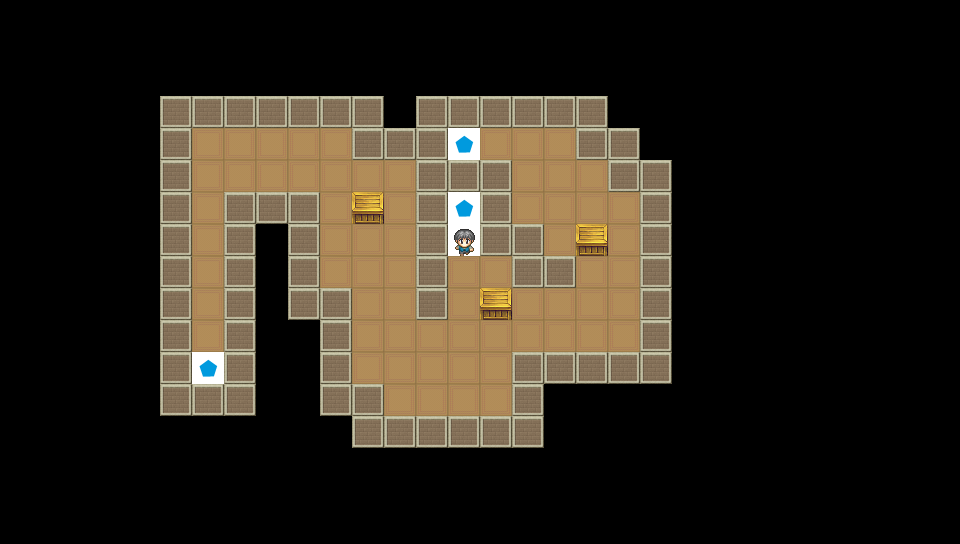

Rendered tile map (Tiled .tmx) drawn with the repository's tilesets; below, a short description and the full map source, tile grids included:
An orthogonal 30x17 tile map with 32x32 px tiles, 2 tile layers (GroundChip, GimmickChip).

<map version="1.5" tiledversion="1.7.0" orientation="orthogonal" renderorder="right-down" width="30" height="17" tilewidth="32" tileheight="32" infinite="0" nextlayerid="3" nextobjectid="1">
 <editorsettings>
  <export target="Stage5..csv" format="csv" />
 </editorsettings>
 <tileset firstgid="1" source="Chips.tsx" />
 <layer id="1" name="GroundChip" width="30" height="17">
  <data encoding="csv">
0,0,0,0,0,0,0,0,0,0,0,0,0,0,0,0,0,0,0,0,0,0,0,0,0,0,0,0,0,0,
0,0,0,0,0,0,0,0,0,0,0,0,0,0,0,0,0,0,0,0,0,0,0,0,0,0,0,0,0,0,
0,0,0,0,0,0,0,0,0,0,0,0,0,0,0,0,0,0,0,0,0,0,0,0,0,0,0,0,0,0,
0,0,0,0,0,3,3,3,3,3,3,3,0,3,3,3,3,3,3,0,0,0,0,0,0,0,0,0,0,0,
0,0,0,0,0,3,2,2,2,2,2,3,3,3,2,2,2,2,3,0,0,0,0,0,0,0,0,0,0,0,
0,0,0,0,0,3,2,2,2,2,2,2,2,3,3,3,2,2,3,3,3,0,0,0,0,0,0,0,0,0,
0,0,0,0,0,3,2,3,3,3,2,2,2,3,2,3,2,2,2,2,3,0,0,0,0,0,0,0,0,0,
0,0,0,0,0,3,2,3,0,3,2,2,2,3,2,3,3,2,2,2,3,0,0,0,0,0,0,0,0,0,
0,0,0,0,0,3,2,3,0,3,2,2,2,3,2,2,3,3,2,2,3,0,0,0,0,0,0,0,0,0,
0,0,0,0,0,3,2,3,0,3,3,2,2,3,2,2,2,2,2,2,3,0,0,0,0,0,0,0,0,0,
0,0,0,0,0,3,2,3,0,0,3,2,2,2,2,2,2,2,2,2,3,0,0,0,0,0,0,0,0,0,
0,0,0,0,0,3,2,3,0,0,3,2,2,2,2,2,3,3,3,3,3,0,0,0,0,0,0,0,0,0,
0,0,0,0,0,3,3,3,0,0,3,3,2,2,2,2,3,0,0,0,0,0,0,0,0,0,0,0,0,0,
0,0,0,0,0,0,0,0,0,0,0,3,3,3,3,3,3,0,0,0,0,0,0,0,0,0,0,0,0,0,
0,0,0,0,0,0,0,0,0,0,0,0,0,0,0,0,0,0,0,0,0,0,0,0,0,0,0,0,0,0,
0,0,0,0,0,0,0,0,0,0,0,0,0,0,0,0,0,0,0,0,0,0,0,0,0,0,0,0,0,0,
0,0,0,0,0,0,0,0,0,0,0,0,0,0,0,0,0,0,0,0,0,0,0,0,0,0,0,0,0,0
</data>
 </layer>
 <layer id="2" name="GimmickChip" width="30" height="17">
  <data encoding="csv">
0,0,0,0,0,0,0,0,0,0,0,0,0,0,0,0,0,0,0,0,0,0,0,0,0,0,0,0,0,0,
0,0,0,0,0,0,0,0,0,0,0,0,0,0,0,0,0,0,0,0,0,0,0,0,0,0,0,0,0,0,
0,0,0,0,0,0,0,0,0,0,0,0,0,0,0,0,0,0,0,0,0,0,0,0,0,0,0,0,0,0,
0,0,0,0,0,0,0,0,0,0,0,0,0,0,0,0,0,0,0,0,0,0,0,0,0,0,0,0,0,0,
0,0,0,0,0,0,0,0,0,0,0,0,0,0,6,0,0,0,0,3,0,0,0,0,0,0,0,0,0,0,
0,0,0,0,0,0,0,0,0,0,0,0,0,0,0,0,0,0,2,0,0,0,0,0,0,0,0,0,0,0,
0,0,0,0,0,0,0,0,0,0,0,5,0,0,6,0,0,0,0,0,0,0,0,0,0,0,0,0,0,0,
0,0,0,0,0,0,0,0,0,0,0,0,0,0,7,0,0,0,5,0,0,0,0,0,0,0,0,0,0,0,
0,0,0,0,0,0,0,0,0,0,0,0,0,0,0,0,0,0,0,0,0,0,0,0,0,0,0,0,0,0,
0,0,0,0,0,0,0,0,0,0,0,0,0,0,0,5,0,0,0,0,0,0,0,0,0,0,0,0,0,0,
0,0,0,0,0,0,0,0,0,0,0,0,0,0,0,0,0,0,0,0,0,0,0,0,0,0,0,0,0,0,
0,0,0,0,0,0,6,0,0,0,0,0,0,0,0,0,0,0,0,0,0,0,0,0,0,0,0,0,0,0,
0,0,0,0,0,0,0,0,0,0,0,0,0,0,0,0,0,0,0,0,0,0,0,0,0,0,0,0,0,0,
0,0,0,0,0,0,0,0,0,0,0,0,0,0,0,0,0,0,0,0,0,0,0,0,0,0,0,0,0,0,
0,0,0,0,0,0,0,0,0,0,0,0,0,0,0,0,0,0,0,0,0,0,0,0,0,0,0,0,0,0,
0,0,0,0,0,0,0,0,0,0,0,0,0,0,0,0,0,0,0,0,0,0,0,0,0,0,0,0,0,0,
0,0,0,0,0,0,0,0,0,0,0,0,0,0,0,0,0,0,0,0,0,0,0,0,0,0,0,0,0,0
</data>
 </layer>
</map>
